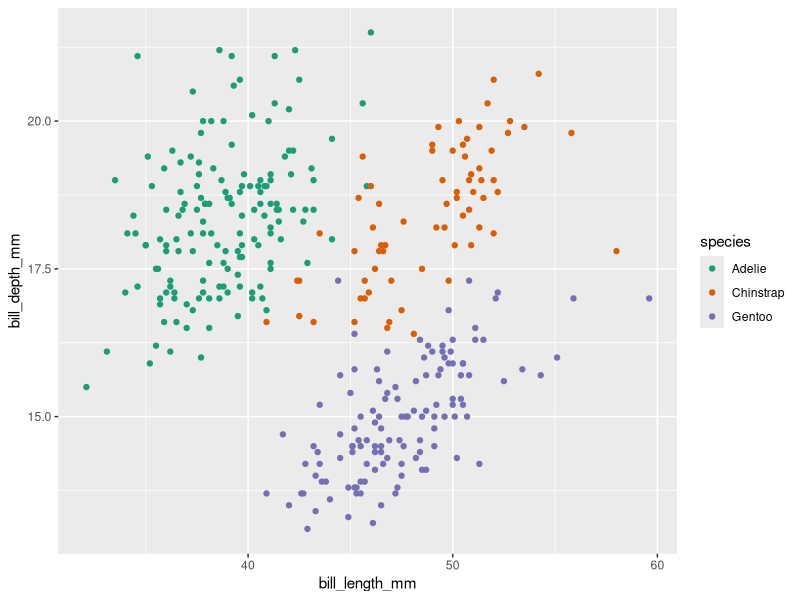

This chart was generated by the following R code:
## ---- chunk 1
#| message: false
library(tidyverse)
library(palmerpenguins)
## ---- chunk 2
#| labrl: fig-penguin
#| warning: false
#| fig-cap: "Penguin Plot"
penguins |>
  ggplot(aes(bill_length_mm, bill_depth_mm, color = species))+
  geom_point()+
  scale_color_brewer(palette = "Dark2")
